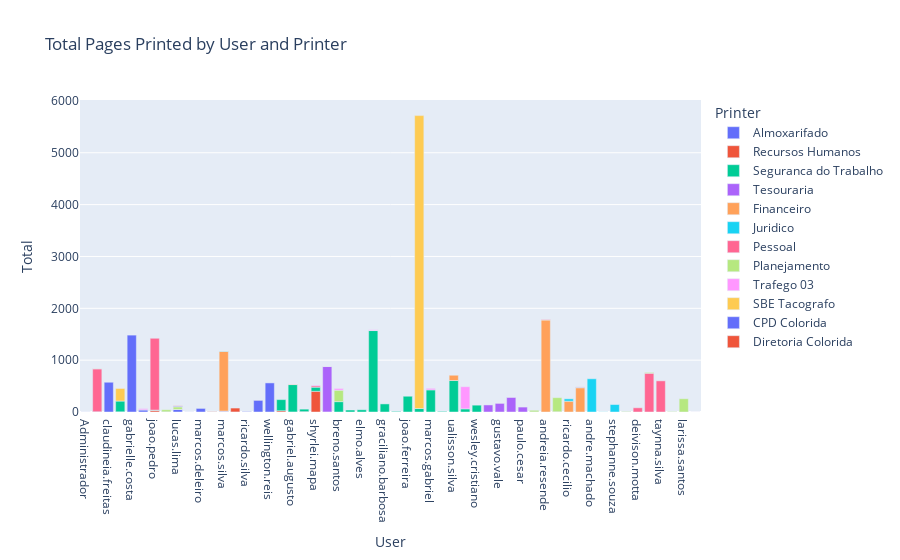
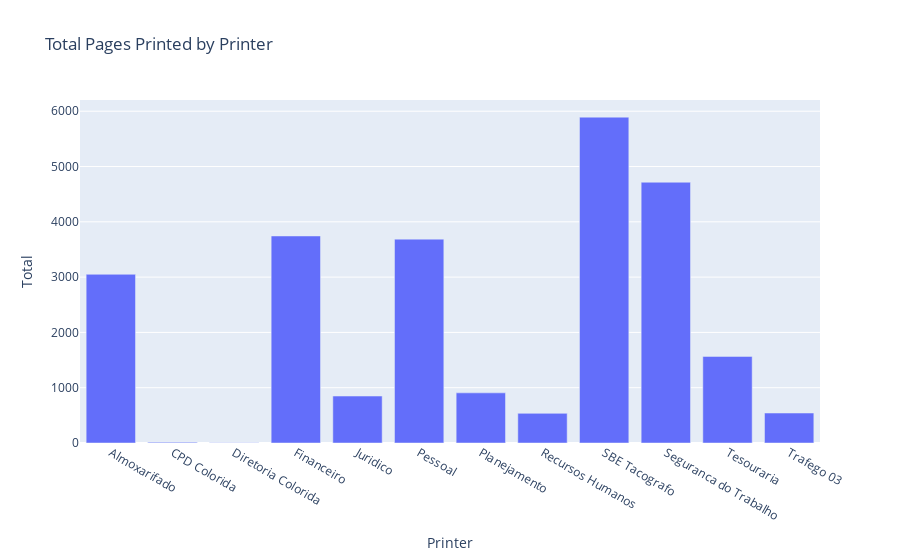

Notebook source saved alongside these figures, in order:
### Markdown cell above
# Software de relátorios de impressão da viação anchieta

Utiliza o *paperprint logger* como base de dados para geração de relátorios

### Code cell
#Importacoes
from functions import extractCSV
import plotly.express as px

#Variaveis
data_frame = extractCSV.toDataframe("data/2023/dezember/")

# Group by 'Date', calculate the sum of 'Total'
total_pages_by_date = data_frame.groupby('Date')['Total'].sum().reset_index()

# Group by User and Printer, calculate the sum of Total
user_printer_totals = data_frame.groupby(['User', 'Printer'])['Total'].sum().reset_index()

# Group by Printer, calculate the sum of Total
printer_totals = data_frame.groupby('Printer')['Total'].sum().reset_index()

# Create a bar plot with Plotly Express for user and printer totals
fig_user_printer_totals = px.bar(user_printer_totals, x='User', y='Total', color='Printer', title='Total Pages Printed by User and Printer')
fig_user_printer_totals.show()

fig_printer_totals = px.bar(printer_totals, x='Printer', y='Total', title='Total Pages Printed by Printer')
fig_printer_totals.show()

### Figure 1 — Plotly figure (JSON) as saved in the notebook; plotly's stock layout.template omitted (floating-point values rounded to 4 significant figures)
{"data": [{"alignmentgroup": "True", "hovertemplate": "Printer=Almoxarifado<br>User=%{x}<br>Total=%{y}<extra></extra>", "legendgroup": "Almoxarifado", "marker": {"color": "#636efa", "pattern": {"shape": ""}}, "name": "Almoxarifado", "offsetgroup": "Almoxarifado", "orientation": "v", "showlegend": true, "textposition": "auto", "type": "bar", "x": ["Administrador", "amanda.marques", "claudineia.freitas", "gabriel.pereira", "gabrielle.costa", "gustavo.correa", "joao.pedro", "lucas.gomes", "lucas.lima", "lucas.santos", "marcos.deleiro", "marcos.rian", "marcos.silva", "milene.lopes", "ricardo.silva", "sara.adriano", "wellington.reis"], "xaxis": "x", "y": [2, 4, 574, 4, 1483, 42, 1, 4, 48, 2, 69, 2, 16, 1, 8, 230, 561], "yaxis": "y"}, {"alignmentgroup": "True", "hovertemplate": "Printer=Recursos Humanos<br>User=%{x}<br>Total=%{y}<extra></extra>", "legendgroup": "Recursos Humanos", "marker": {"color": "#EF553B", "pattern": {"shape": ""}}, "name": "Recursos Humanos", "offsetgroup": "Recursos Humanos", "orientation": "v", "showlegend": true, "textposition": "auto", "type": "bar", "x": ["adilson.moura", "gabriel.augusto", "jefferson.alves", "joao.pedro", "milene.lopes", "shyrlei.mapa"], "xaxis": "x", "y": [24, 1, 7, 30, 75, 399], "yaxis": "y"}, {"alignmentgroup": "True", "hovertemplate": "Printer=Seguranca do Trabalho<br>User=%{x}<br>Total=%{y}<extra></extra>", "legendgroup": "Seguranca do Trabalho", "marker": {"color": "#00cc96", "pattern": {"shape": ""}}, "name": "Seguranca do Trabalho", "offsetgroup": "Seguranca do Trabalho", "orientation": "v", "showlegend": true, "textposition": "auto", "type": "bar", "x": ["adilson.moura", "alex.ribeiro", "breno.santos", "caua.alexandre", "elmo.alves", "francisco.paulo", "gabriel.augusto", "gabriel.pereira", "graciliano.barbosa", "gustavo.correa", "jefferson.alves", "joanesio.jesus", "joao.ferreira", "joao.pedro", "marcio.heleno", "marcos.gabriel", "paulo.silveira", "shyrlei.mapa", "ualisson.silva", "urias.cruz", "wesley.cristiano"], "xaxis": "x", "y": [215, 1, 200, 38, 43, 1571, 528, 207, 156, 1, 48, 12, 304, 6, 67, 427, 12, 80, 607, 61, 132], "yaxis": "y"}, {"alignmentgroup": "True", "hovertemplate": "Printer=Tesouraria<br>User=%{x}<br>Total=%{y}<extra></extra>", "legendgroup": "Tesouraria", "marker": {"color": "#ab63fa", "pattern": {"shape": ""}}, "name": "Tesouraria", "offsetgroup": "Tesouraria", "orientation": "v", "showlegend": true, "textposition": "auto", "type": "bar", "x": ["alcimar.marques", "alex.ribeiro", "gustavo.vale", "leandro.freitas", "marcos.silva", "paulo.cesar"], "xaxis": "x", "y": [136, 876, 172, 286, 1, 95], "yaxis": "y"}, {"alignmentgroup": "True", "hovertemplate": "Printer=Financeiro<br>User=%{x}<br>Total=%{y}<extra></extra>", "legendgroup": "Financeiro", "marker": {"color": "#FFA15A", "pattern": {"shape": ""}}, "name": "Financeiro", "offsetgroup": "Financeiro", "orientation": "v", "showlegend": true, "textposition": "auto", "type": "bar", "x": ["alex.ribeiro", "ana.oliveira", "andreia.resende", "francisco.paulo", "gabriel.augusto", "gustavo.vale", "leandro.freitas", "lucas.lima", "marcos.rian", "marcos.silva", "matheus.santos", "ricardo.cecilio", "sara.adriano", "ualisson.silva", "victor.gabriel"], "xaxis": "x", "y": [1, 2, 1774, 2, 11, 1, 1, 1, 13, 1153, 5, 208, 2, 102, 468], "yaxis": "y"}, {"alignmentgroup": "True", "hovertemplate": "Printer=Juridico<br>User=%{x}<br>Total=%{y}<extra></extra>", "legendgroup": "Juridico", "marker": {"color": "#19d3f3", "pattern": {"shape": ""}}, "name": "Juridico", "offsetgroup": "Juridico", "orientation": "v", "showlegend": true, "textposition": "auto", "type": "bar", "x": ["amanda.marques", "andre.machado", "marcos.neves", "marcos.silva", "ricardo.cecilio", "stephanne.souza", "victor.gabriel"], "xaxis": "x", "y": [1, 641, 3, 5, 46, 144, 9], "yaxis": "y"}, {"alignmentgroup": "True", "hovertemplate": "Printer=Pessoal<br>User=%{x}<br>Total=%{y}<extra></extra>", "legendgroup": "Pessoal", "marker": {"color": "#FF6692", "pattern": {"shape": ""}}, "name": "Pessoal", "offsetgroup": "Pessoal", "orientation": "v", "showlegend": true, "textposition": "auto", "type": "bar", "x": ["amanda.marques", "andreia.resende", "cida.martins", "deivison.motta", "joao.pedro", "maristene.fatima", "shyrlei.mapa", "taynna.silva", "victor.gabriel"], "xaxis": "x", "y": [828, 8, 1, 81, 1385, 748, 28, 601, 7], "yaxis": "y"}, {"alignmentgroup": "True", "hovertemplate": "Printer=Planejamento<br>User=%{x}<br>Total=%{y}<extra></extra>", "legendgroup": "Planejamento", "marker": {"color": "#B6E880", "pattern": {"shape": ""}}, "name": "Planejamento", "offsetgroup": "Planejamento", "orientation": "v", "showlegend": true, "textposition": "auto", "type": "bar", "x": ["amanda.marques", "amanda.moraes", "ana.oliveira", "breno.santos", "cida.martins", "larissa.santos", "lucas.gomes", "lucas.lima", "maristene.fatima", "matheus.santos"], "xaxis": "x", "y": [3, 8, 31, 221, 9, 256, 40, 51, 16, 272], "yaxis": "y"}, {"alignmentgroup": "True", "hovertemplate": "Printer=Trafego 03<br>User=%{x}<br>Total=%{y}<extra></extra>", "legendgroup": "Trafego 03", "marker": {"color": "#FF97FF", "pattern": {"shape": ""}}, "name": "Trafego 03", "offsetgroup": "Trafego 03", "orientation": "v", "showlegend": true, "textposition": "auto", "type": "bar", "x": ["breno.santos", "francisco.paulo", "gabriel.augusto", "gustavo.correa", "marcos.gabriel", "marcos.rian", "shyrlei.mapa", "televisao", "urias.cruz"], "xaxis": "x", "y": [33, 13, 1, 22, 29, 2, 14, 1, 427], "yaxis": "y"}, {"alignmentgroup": "True", "hovertemplate": "Printer=SBE Tacografo<br>User=%{x}<br>Total=%{y}<extra></extra>", "legendgroup": "SBE Tacografo", "marker": {"color": "#FECB52", "pattern": {"shape": ""}}, "name": "SBE Tacografo", "offsetgroup": "SBE Tacografo", "orientation": "v", "showlegend": true, "textposition": "auto", "type": "bar", "x": ["gabriel.pereira", "marcio.heleno"], "xaxis": "x", "y": [243, 5650], "yaxis": "y"}, {"alignmentgroup": "True", "hovertemplate": "Printer=CPD Colorida<br>User=%{x}<br>Total=%{y}<extra></extra>", "legendgroup": "CPD Colorida", "marker": {"color": "#636efa", "pattern": {"shape": ""}}, "name": "CPD Colorida", "offsetgroup": "CPD Colorida", "orientation": "v", "showlegend": true, "textposition": "auto", "type": "bar", "x": ["lucas.lima"], "xaxis": "x", "y": [14], "yaxis": "y"}, {"alignmentgroup": "True", "hovertemplate": "Printer=Diretoria Colorida<br>User=%{x}<br>Total=%{y}<extra></extra>", "legendgroup": "Diretoria Colorida", "marker": {"color": "#EF553B", "pattern": {"shape": ""}}, "name": "Diretoria Colorida", "offsetgroup": "Diretoria Colorida", "orientation": "v", "showlegend": true, "textposition": "auto", "type": "bar", "x": ["lucas.lima"], "xaxis": "x", "y": [5], "yaxis": "y"}], "layout": {"barmode": "relative", "legend": {"title": {"text": "Printer"}, "tracegroupgap": 0}, "title": {"text": "Total Pages Printed by User and Printer"}, "xaxis": {"anchor": "y", "domain": [0, 1], "title": {"text": "User"}}, "yaxis": {"anchor": "x", "domain": [0, 1], "title": {"text": "Total"}}}}

### Figure 2 — Plotly figure (JSON) as saved in the notebook; plotly's stock layout.template omitted (floating-point values rounded to 4 significant figures)
{"data": [{"alignmentgroup": "True", "hovertemplate": "Printer=%{x}<br>Total=%{y}<extra></extra>", "legendgroup": "", "marker": {"color": "#636efa", "pattern": {"shape": ""}}, "name": "", "offsetgroup": "", "orientation": "v", "showlegend": false, "textposition": "auto", "type": "bar", "x": ["Almoxarifado", "CPD Colorida", "Diretoria Colorida", "Financeiro", "Juridico", "Pessoal", "Planejamento", "Recursos Humanos", "SBE Tacografo", "Seguranca do Trabalho", "Tesouraria", "Trafego 03"], "xaxis": "x", "y": [3051, 14, 5, 3744, 849, 3687, 907, 536, 5893, 4716, 1566, 542], "yaxis": "y"}], "layout": {"barmode": "relative", "legend": {"tracegroupgap": 0}, "title": {"text": "Total Pages Printed by Printer"}, "xaxis": {"anchor": "y", "domain": [0, 1], "title": {"text": "Printer"}}, "yaxis": {"anchor": "x", "domain": [0, 1], "title": {"text": "Total"}}}}
